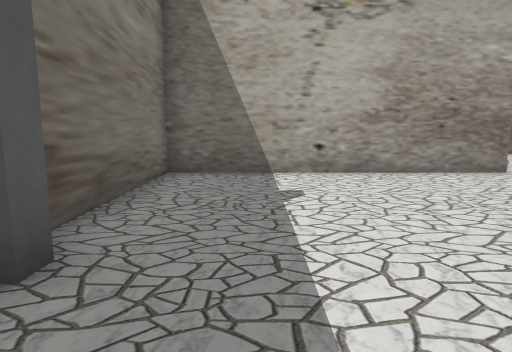
[1] (above)

14 first-person views from a walk through a robot-simulator world made for Gazebo. The camera is 0.5 m above the floor, tilts 8° down and sees 75° across. The floor is counted in squares, 0.5 m on a side. Each view is taken from the middle of a square. On the plan, view 1 faces up. The plan holds only what a view shows up to about 12 squares ahead; the rest is blank.

[2]
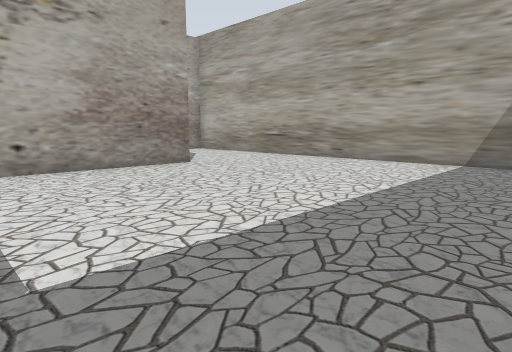

[3]
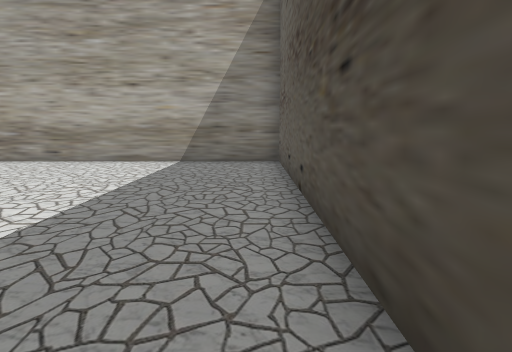

[4]
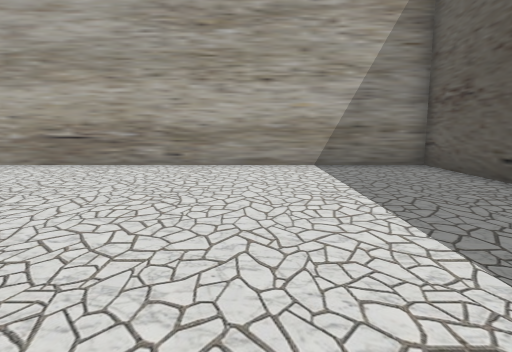

[5]
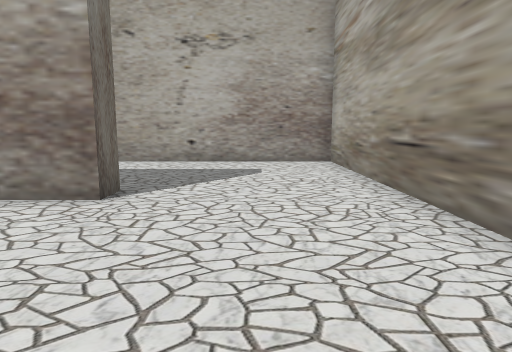

[6]
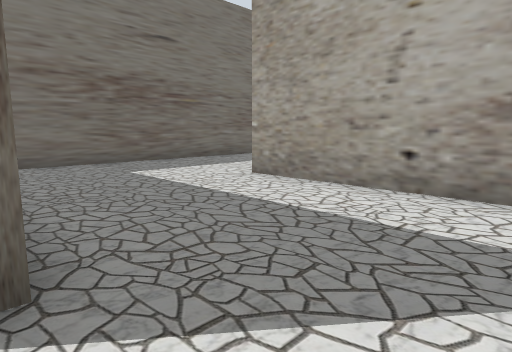

[7]
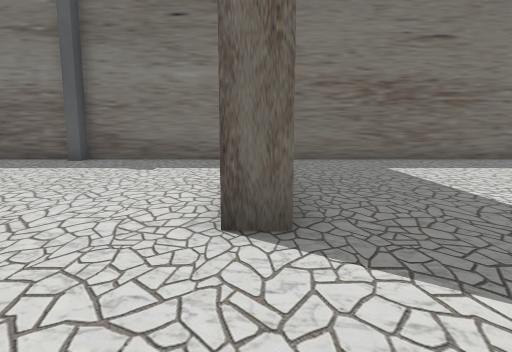

[8]
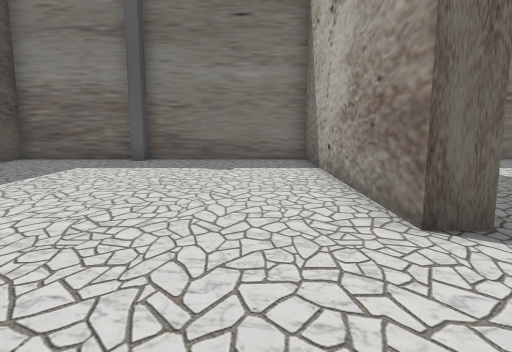

[9]
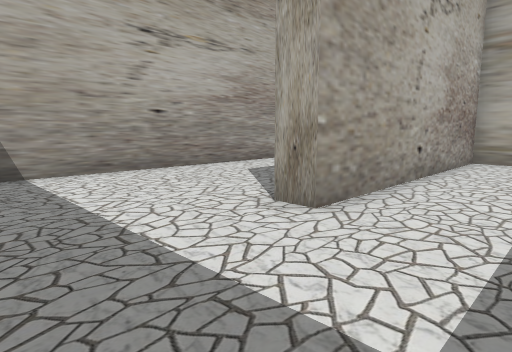

[10]
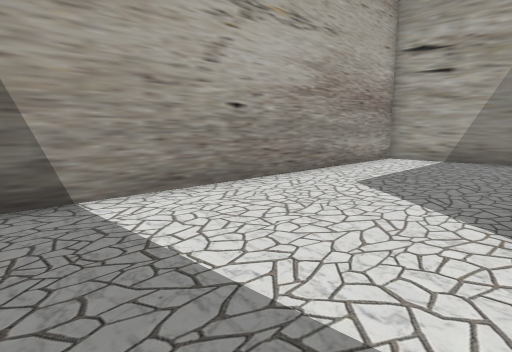

[11]
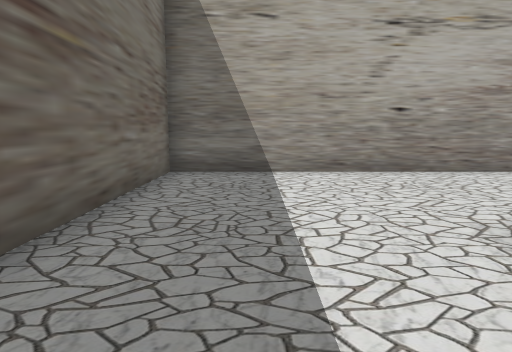

[12]
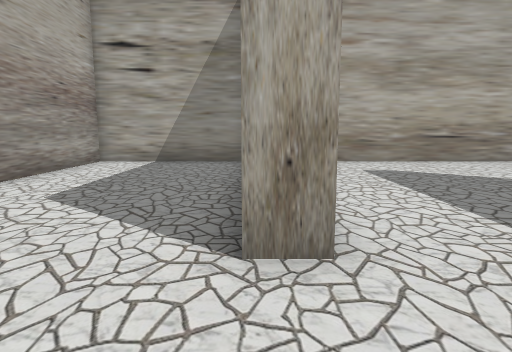

[13]
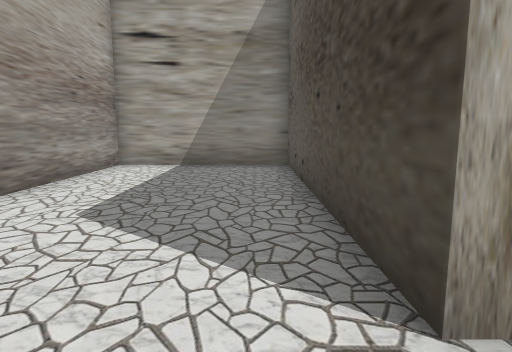

[14]
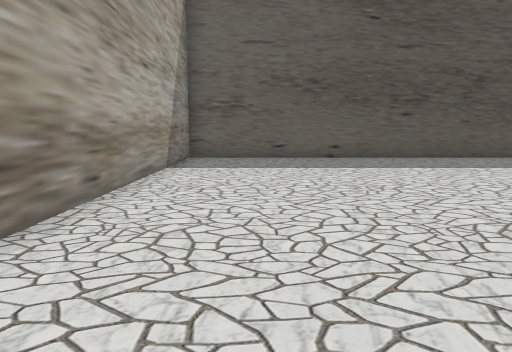

### Floor plan
Points are (right, up) in squares from view 1. A wall is a line through its corners. A room is listed if a view was taken in it or the views show most of it. See-through windows are left out.
Room 1 (views 1, 2, 3, 4, 5, 6, 7, 8, 9, 11, 14)
walls: (5.8, 8.4) (5.8, 7.7) (-2, 7.7) (-2, 2.5); (-1.6, 2.5) (-1.6, 2); (-2, 2) (-2, -1.7) (10.3, -1.7) (10.3, 14.1); (10.4, 13.4) (2.5, 13.4); (-2, 13.4) (-2, 9.2)
ways out: opening at (0.5, 14) to room 2
Room 2 (views 10, 12, 13)
walls: (2.5, 13.4) (2.5, 14.1) (10.4, 14.1); (10.3, 14.1) (10.3, 18.8) (-2, 18.8) (-2, 13.4)
ways out: opening at (0.5, 14) to room 1

Positions as (right, up) in squares from view 1, and headings:
1: (0, 0), facing up
2: (0, -1), facing up-right
3: (0, -1), facing right
4: (1, 3), facing right
5: (8, 3), facing up
6: (8, 8), facing up-left
7: (9, 8), facing left
8: (9, 6), facing left
9: (-1, 11), facing up-right
10: (-1, 14), facing up-right
11: (0, 11), facing up
12: (0, 14), facing right
13: (1, 15), facing right
14: (8, 10), facing down
